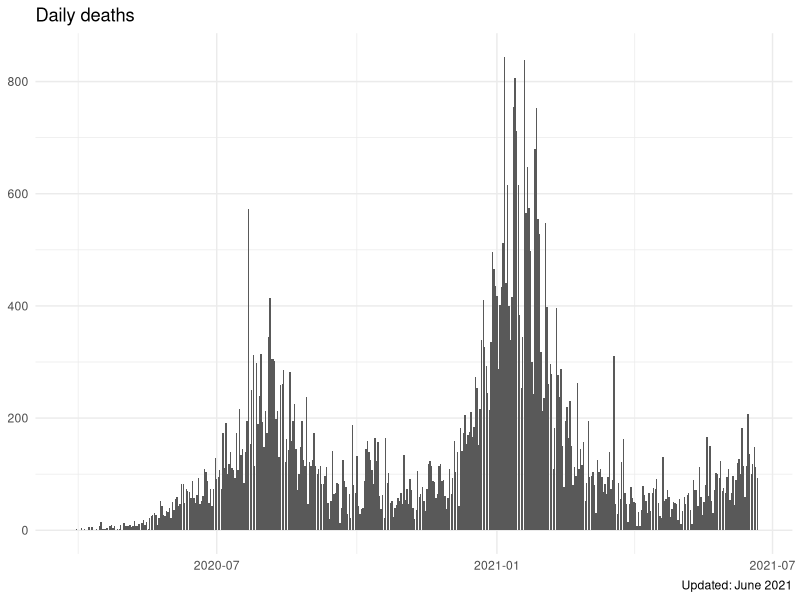
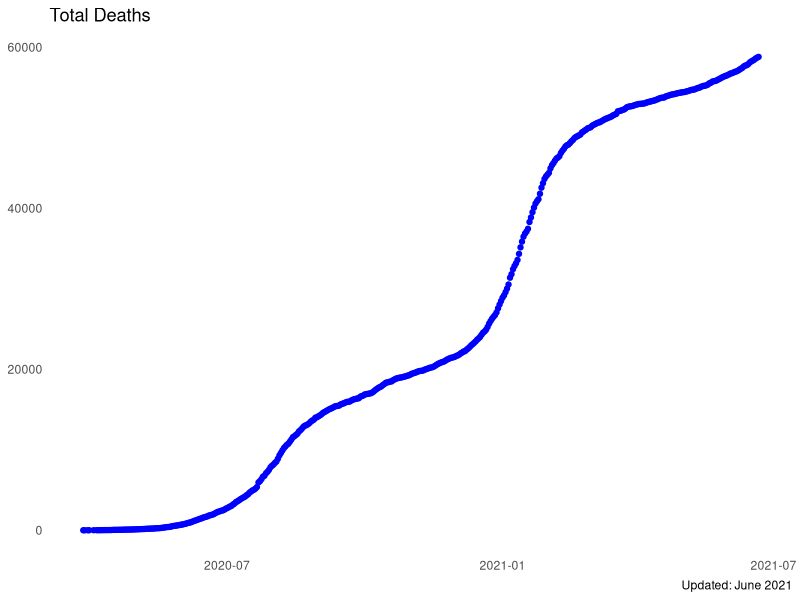
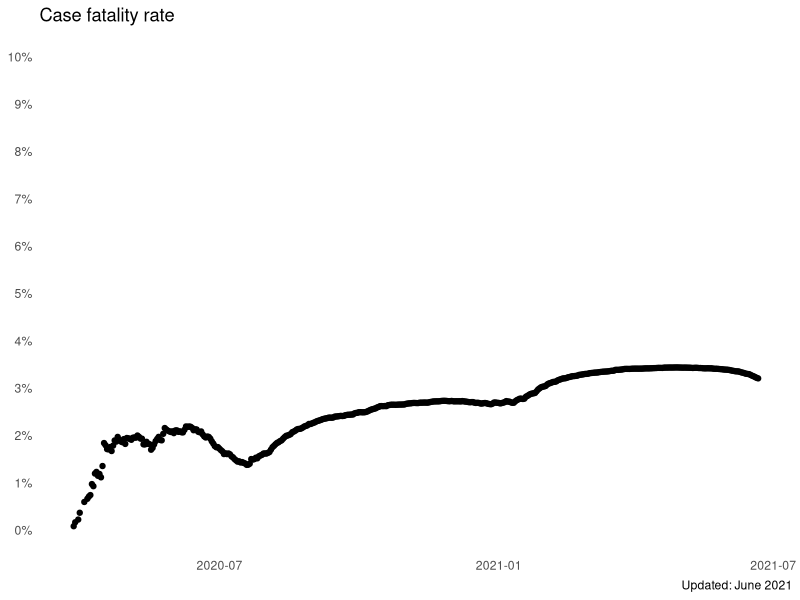
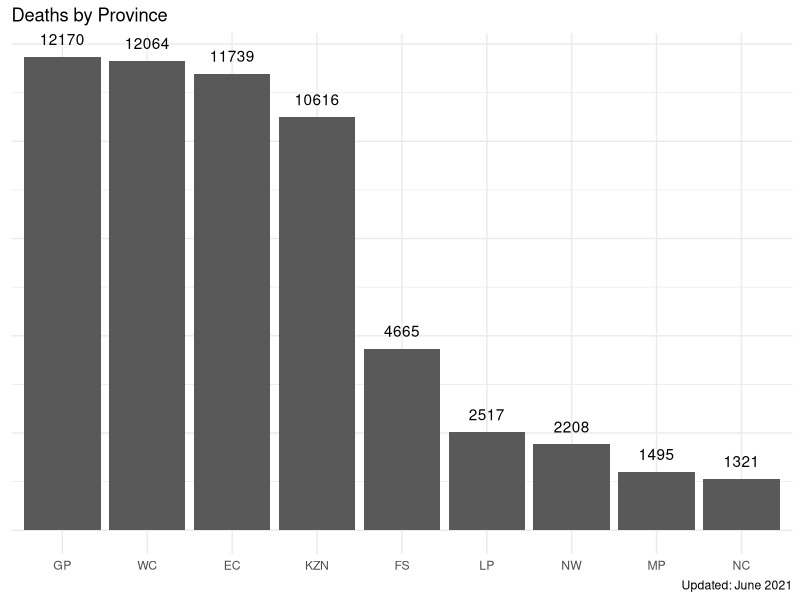

The R script that drew these images, in order:
## ---- chunk 1
library(tidyverse)
library(lubridate)
## ---- chunk 2
data <- read.csv("data/covid19za_provincial_cumulative_timeline_deaths.csv")
head(data)
## ---- chunk 3
deaths <- data %>% pivot_longer(c('EC', 'FS', 'GP', 'KZN', 'LP', 'MP', 'NC', 'NW', 'WC', 'UNKNOWN'), names_to = "province", values_to = "deaths")
deaths <- deaths %>% 
  select(date, province, deaths, total)  %>% 
  filter(province != 'UNKNOWN') %>% 
  mutate(date = dmy(date))

head(deaths)
## ---- chunk 4
deaths_summary <- data %>%
  mutate(date = dmy(date)) %>%
  mutate(daily_deaths=total-lag(total,default=0)) %>%
  mutate(total_deaths = total) %>%
  select(date, daily_deaths, total_deaths)
## ---- chunk 5
ggplot(deaths_summary, aes(date, daily_deaths)) + 
  geom_col() +
  labs(title= "Daily deaths",
       caption = "Updated: June 2021",
       x = NULL,
       y = NULL) +
  theme_minimal()
## ---- chunk 6
# total confirmed cases in SA
cases <- read.csv("data/covid19za_provincial_cumulative_timeline_confirmed.csv")
cases <- cases %>%
  mutate(date = dmy(date)) %>%
  mutate(total_confirmed_cases = total) %>%
  select(date, total_confirmed_cases)
head(cases)

## ---- chunk 7
# add confirmed cases and fatality rate to deaths df 
deaths_summary <- deaths_summary %>%
  left_join(cases, by="date") %>%
  mutate(fatality_rate = 100*(total_deaths / total_confirmed_cases))

head(deaths_summary)

## ---- chunk 8
# plot total deaths
p1 <- ggplot() + 
  geom_point(data=deaths_summary, aes(date, total_deaths), color="blue") +
  labs(title= "Total Deaths",
       caption = "Updated: June 2021",
       x = NULL,
       y = NULL) +
  theme_minimal() +  
  theme(panel.grid.minor = element_blank(), 
  panel.grid.major = element_blank())

p1
## ---- chunk 9
# plot fatality rate
p2 <- ggplot(data=deaths_summary, aes(date, fatality_rate)) + 
  geom_point() +
  labs(title= "Case fatality rate",
       caption = "Updated: June 2021",
       x = NULL,
       y = NULL) +
  scale_y_continuous(breaks = seq(0, 10, by = 1), limits = c(0, 10), labels = function(x) paste0(x, '%')) +
  theme_minimal() +  
  theme(panel.grid.minor = element_blank(), 
  panel.grid.major = element_blank())

p2
## ---- chunk 10
# overlay death and cfr plots

# adapted from https://drawar.github.io/posts/dual-y-axis-ggplot2/

# Get the plot grobs
g1 <- ggplotGrob(p1)
g2 <- ggplotGrob(p2)

# Get the locations of the plot panels in g1.
pp <- c(subset(g1$layout, name == "panel", se = t:r))

library(gtable)
library(grid)
# Overlap panel for second plot on that of the first plot
g1 <- gtable_add_grob(g1, g2$grobs[[which(g2$layout$name == "panel")]], pp$t, pp$l, pp$b, pp$l)

# ggplot contains many labels that are themselves complex grob; 
# usually a text grob surrounded by margins.
# When moving the grobs from, say, the left to the right of a plot,
# make sure the margins and the justifications are swapped around.
# The function below does the swapping.
# Taken from the cowplot package:
# https://github.com/wilkelab/cowplot/blob/master/R/switch_axis.R 
hinvert_title_grob <- function(grob){

# Swap the widths
widths <- grob$widths
grob$widths[1] <- widths[3]
grob$widths[3] <- widths[1]
grob$vp[[1]]$layout$widths[1] <- widths[3]
grob$vp[[1]]$layout$widths[3] <- widths[1]

# Fix the justification
grob$children[[1]]$hjust <- 1 - grob$children[[1]]$hjust 
grob$children[[1]]$vjust <- 1 - grob$children[[1]]$vjust 
grob$children[[1]]$x <- unit(1, "npc") - grob$children[[1]]$x
grob
}

# Get the y axis from g2 (axis line, tick marks, and tick mark labels)
index <- which(g2$layout$name == "axis-l")  # Which grob
yaxis <- g2$grobs[[index]]                  # Extract the grob

# yaxis is a complex of grobs containing the axis line, the tick marks, and the tick mark labels.
# The relevant grobs are contained in axis$children:
#   axis$children[[1]] contains the axis line;
#   axis$children[[2]] contains the tick marks and tick mark labels.

# Second, swap tick marks and tick mark labels
ticks <- yaxis$children[[2]]
ticks$widths <- rev(ticks$widths)
ticks$grobs <- rev(ticks$grobs)

# Third, move the tick marks
# Tick mark lengths can change. 
# A function to get the original tick mark length
# Taken from the cowplot package:
# https://github.com/wilkelab/cowplot/blob/master/R/switch_axis.R 
plot_theme <- function(p) {
plyr::defaults(p$theme, theme_get())
}

tml <- plot_theme(p1)$axis.ticks.length   # Tick mark length
#ticks$grobs[[1]]$x <- ticks$grobs[[1]]$x - unit(1, "npc") + tml

# Fourth, swap margins and fix justifications for the tick mark labels
ticks$grobs[[2]] <- hinvert_title_grob(ticks$grobs[[2]])

# Fifth, put ticks back into yaxis
yaxis$children[[2]] <- ticks

# Put the transformed yaxis on the right side of g1
g1 <- gtable_add_cols(g1, g2$widths[g2$layout[index, ]$l], pp$r)
g1 <- gtable_add_grob(g1, yaxis, pp$t, pp$r + 1, pp$b, pp$r + 1, clip = "off", name = "axis-r")

# Labels grob
left = textGrob("Total deaths", x = 0, y = 0.9, just = c("left", "top"), gp = gpar(fontsize = 14, col =  "blue"))
right =  textGrob("Fatality rate", x = 1, y = 0.9, just = c("right", "top"), gp = gpar(fontsize = 14))
labs = gTree("Labs", children = gList(left, right))

# New row in the gtable for labels
height = unit(3, "grobheight", left)
g1 <- gtable_add_rows(g1, height, 2)  

# Put the label in the new row
g1 = gtable_add_grob(g1, labs, t=3, l=3, r=5)

# Turn off clipping in the plot panel
g1$layout[which(g1$layout$name == "panel"), ]$clip = "off"

# Print to PDF
ggsave("deaths_and_fatality.pdf", g1, width=5, height=5)
## ---- chunk 11
total_deaths <- tail(data, 1) %>% pivot_longer(c('EC', 'FS', 'GP', 'KZN', 'LP', 'MP', 'NC', 'NW', 'WC', 'UNKNOWN'), names_to = "province", values_to = "deaths")
total_deaths <- total_deaths %>% 
  select(date, province, deaths, total)  %>% 
  filter(province != 'UNKNOWN') %>% 
  mutate(date = dmy(date)) %>%
  arrange(desc(deaths))

total_deaths$province <- factor(total_deaths$province, levels = total_deaths$province)
total_deaths
## ---- chunk 12
ggplot(total_deaths, aes(province, deaths)) + 
  geom_col() +
  geom_text(aes(label = deaths), vjust = -1) +
  scale_x_discrete() +
  scale_y_continuous(labels = NULL) +
  labs(title= "Deaths by Province",
       caption = "Updated: June 2021",
       x = NULL,
       y = NULL) +
  theme_minimal()
